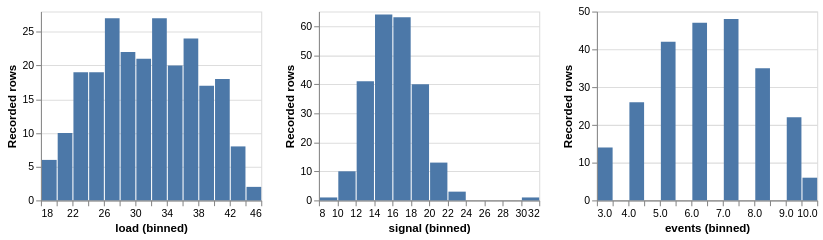
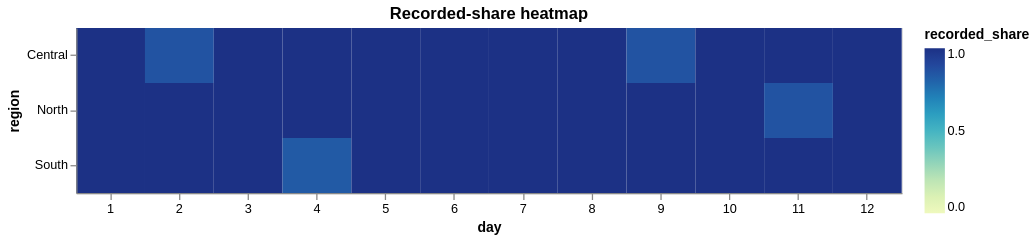

Write notebook code for charts like these, in order.
### Markdown cell above
## 6. EDA：distribution、relationship、missingness

Reasoning trail：**expectation → observation → competing explanations → discriminating check → narrow conclusion + unresolved**。Valid zero 不等于 missing；极端值也不自动等于错误。

### Code cell
measurements = ["load", "signal", "events"]
distribution_gallery = (
    alt.Chart(observations).mark_bar()
    .encode(
        x=alt.X(alt.repeat(), type="quantitative", bin=alt.Bin(maxbins=20)),
        y=alt.Y("count():Q").title("Recorded rows"))
    .properties(width=210, height=180)
    .repeat(measurements, columns=3))

recorded_share = (
    observations.assign(recorded=observations["signal"].notna())
    .groupby(["day", "region"], observed=True, as_index=False)
    .agg(recorded_share=("recorded", "mean")))
missing_plot = (
    alt.Chart(recorded_share, width=650, height=130).mark_rect()
    .encode(
        x=alt.X("day:O").axis(labelAngle=0), y="region:N",
        color=alt.Color("recorded_share:Q").scale(domain=[0, 1]),
        tooltip=["day:O", "region:N", alt.Tooltip("recorded_share:Q", format=".1%")])
    .properties(title="Recorded-share heatmap"))
outcome_gallery = (
    alt.Chart(observations).mark_point(size=18, opacity=0.25)
    .encode(
        x=alt.X(alt.repeat("column"), type="quantitative").scale(zero=False),
        y=alt.Y("signal:Q").scale(zero=False), color="region:N")
    .properties(width=300, height=230)
    .repeat(column=["load", "events"]))

display(distribution_gallery)
display(missing_plot)
display(outcome_gallery)

### Figure 1 — Vega-Lite specification as saved in the notebook (floating-point values rounded to 4 significant figures; data arrays with more than 128 entries replaced by an {"elided": "..."} marker saying what was removed)
{"config": {"view": {"continuousWidth": 300, "continuousHeight": 300}}, "repeat": ["load", "signal", "events"], "spec": {"data": {"name": "data-9d0375a219d4f69bc442586599b07ed3"}, "mark": {"type": "bar"}, "encoding": {"x": {"bin": {"maxbins": 20}, "field": {"repeat": "repeat"}, "type": "quantitative"}, "y": {"aggregate": "count", "title": "Recorded rows", "type": "quantitative"}}, "height": 180, "width": 210}, "columns": 3, "$schema": "https://vega.github.io/schema/vega-lite/v6.4.1.json", "datasets": {"data-9d0375a219d4f69bc442586599b07ed3": {"elided": "240 records"}}}

### Figure 2 — Vega-Lite specification as saved in the notebook (floating-point values rounded to 4 significant figures)
{"config": {"view": {"continuousWidth": 300, "continuousHeight": 300}}, "data": {"name": "data-f62c7754c31e5107ab1f4f32f1fc3a92"}, "mark": {"type": "rect"}, "encoding": {"color": {"field": "recorded_share", "scale": {"domain": [0, 1]}, "type": "quantitative"}, "tooltip": [{"field": "day", "type": "ordinal"}, {"field": "region", "type": "nominal"}, {"field": "recorded_share", "format": ".1%", "type": "quantitative"}], "x": {"axis": {"labelAngle": 0}, "field": "day", "type": "ordinal"}, "y": {"field": "region", "type": "nominal"}}, "height": 130, "title": "Recorded-share heatmap", "width": 650, "$schema": "https://vega.github.io/schema/vega-lite/v6.4.1.json", "datasets": {"data-f62c7754c31e5107ab1f4f32f1fc3a92": [{"day": 1, "region": "North", "recorded_share": 1.0}, {"day": 1, "region": "Central", "recorded_share": 1.0}, {"day": 1, "region": "South", "recorded_share": 1.0}, {"day": 2, "region": "North", "recorded_share": 1.0}, {"day": 2, "region": "Central", "recorded_share": 0.8571}, {"day": 2, "region": "South", "recorded_share": 1.0}, {"day": 3, "region": "North", "recorded_share": 1.0}, {"day": 3, "region": "Central", "recorded_share": 1.0}, {"day": 3, "region": "South", "recorded_share": 1.0}, {"day": 4, "region": "North", "recorded_share": 1.0}, {"day": 4, "region": "Central", "recorded_share": 1.0}, {"day": 4, "region": "South", "recorded_share": 0.8333}, {"day": 5, "region": "North", "recorded_share": 1.0}, {"day": 5, "region": "Central", "recorded_share": 1.0}, {"day": 5, "region": "South", "recorded_share": 1.0}, {"day": 6, "region": "North", "recorded_share": 1.0}, {"day": 6, "region": "Central", "recorded_share": 1.0}, {"day": 6, "region": "South", "recorded_share": 1.0}, {"day": 7, "region": "North", "recorded_share": 1.0}, {"day": 7, "region": "Central", "recorded_share": 1.0}, {"day": 7, "region": "South", "recorded_share": 1.0}, {"day": 8, "region": "North", "recorded_share": 1.0}, {"day": 8, "region": "Central", "recorded_share": 1.0}, {"day": 8, "region": "South", "recorded_share": 1.0}, {"day": 9, "region": "North", "recorded_share": 1.0}, {"day": 9, "region": "Central", "recorded_share": 0.8571}, {"day": 9, "region": "South", "recorded_share": 1.0}, {"day": 10, "region": "North", "recorded_share": 1.0}, {"day": 10, "region": "Central", "recorded_share": 1.0}, {"day": 10, "region": "South", "recorded_share": 1.0}, {"day": 11, "region": "North", "recorded_share": 0.8571}, {"day": 11, "region": "Central", "recorded_share": 1.0}, {"day": 11, "region": "South", "recorded_share": 1.0}, {"day": 12, "region": "North", "recorded_share": 1.0}, {"day": 12, "region": "Central", "recorded_share": 1.0}, {"day": 12, "region": "South", "recorded_share": 1.0}]}}
